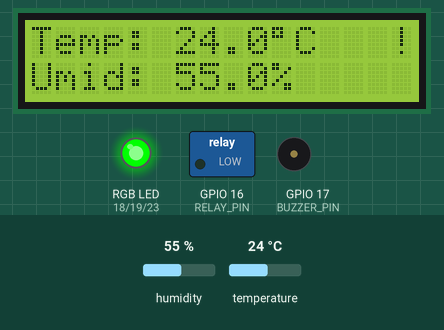
Recording of a sketch running on a simulated ESP32. Shown: 16×2 character LCD, switched loads named in the sketch (green lamp = pin HIGH), an RGB LED mixed from three pins (HIGH = lit), buzzer (waves = sounding, pin HIGH). The inputs (shaded band) are chosen by the test bench; at power-on: temperature 24 °C, humidity 55 %. WiFi joins after 1.5 s; servers stay silent unless stated; no MQTT or app messages arrive unless stated; web services answer with replies made up by the test bench; what the sketch prints to the serial monitor is not drawn.

Above: at 4.3 s.
4.4 s: temperature set to 26.7 °C
At 7.9 s:
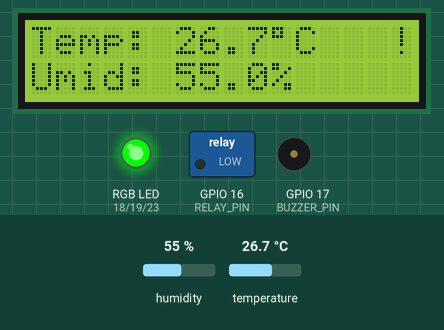
9.2 s: temperature set to 27.4 °C
At 12.1 s:
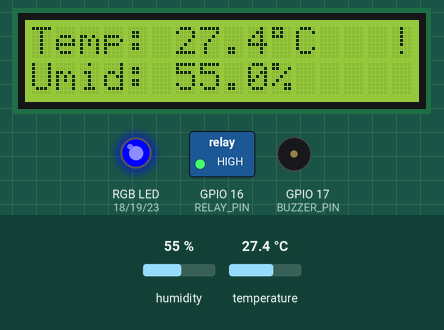
14.0 s: temperature set to 31.6 °C
At 16.5 s:
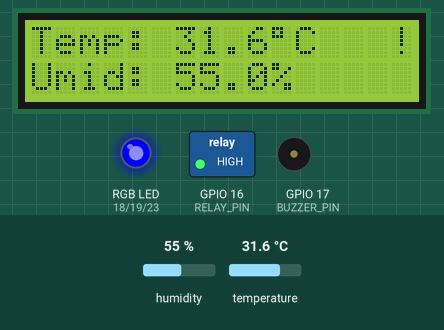
18.8 s: temperature set to 32.4 °C
At 19.5 s:
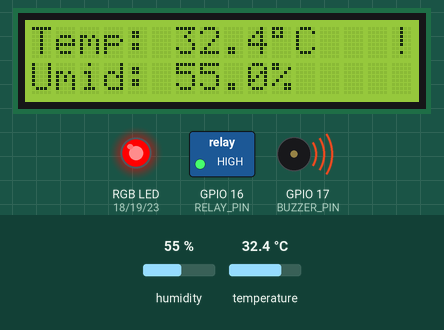
23.6 s: humidity set to 22 %
At 28.0 s:
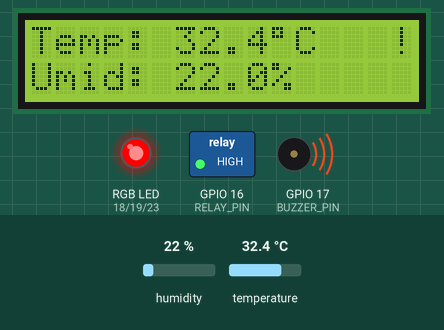
Timing chart, 0 to 29.5 s (numbered marks = the images above; inputs shaded):
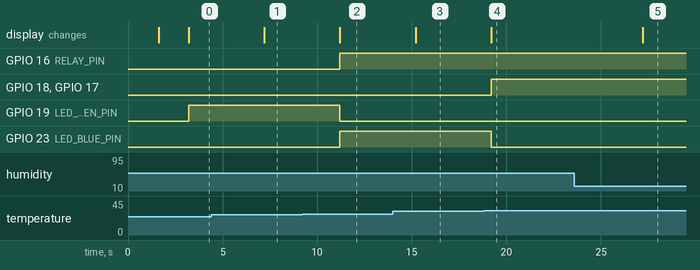

Measured:
- the behaviour switches between 27 and 27.1 °C on temperature (found by bisection; images 1 and 2)
- the behaviour switches between 32 and 32.1 °C on temperature (found by bisection; images 3 and 4)
- after the input at 4.4 s, the display: changes after 2.8 s (image 1)
- after the input at 9.2 s, GPIO 16 (RELAY_PIN), GPIO 23 (LED_BLUE_PIN): LOW → HIGH after 2.0 s; GPIO 19 (LED_GREEN_PIN): HIGH → LOW after 2.0 s; the display: changes after 2.0 s (image 2)
- after the input at 14.0 s, the display: changes after 1.2 s (image 3)
- after the input at 18.8 s, GPIO 18 (LED_RED_PIN), GPIO 17 (BUZZER_PIN): LOW → HIGH after 0.40 s; GPIO 23 (LED_BLUE_PIN): HIGH → LOW after 0.40 s; the display: changes after 0.40 s (image 4)
- after the input at 23.6 s, the display: changes after 3.6 s (image 5)

The sketch:

firmware_TCC.ino
```cpp
#include <WiFi.h>
#include <WiFiClientSecure.h>
#include <PubSubClient.h>
#include <DHT.h>
#include <Wire.h>
#include <LiquidCrystal_I2C.h>
#include "secrets.h"

// ==========================================
// CONFIGURAÇÕES DE REDE E CREDENCIAIS (via secrets.h)
// ==========================================
const char* ssid = WIFI_SSID;
const char* password = WIFI_PASSWORD;

const char* mqtt_server = TB_SERVER;
const int mqtt_port = TB_PORT;
const char* token = TB_ACCESS_TOKEN;

// ==========================================
// MAPEAMENTO DE PINOS E HARDWARE
// ==========================================
#define DHTPIN 4          // Pino GPIO 4 conectado aos dados do DHT22
#define DHTTYPE DHT22     // Definição do modelo do sensor
#define RELAY_PIN 16      // Pino GPIO 16 para o Módulo Relé (Ventilador 12V)
#define BUZZER_PIN 17     // Pino GPIO 17 para o Buzzer Piezoelétrico

// Pinos do LED RGB
#define LED_RED_PIN 18    // GPIO 18 para a cor Vermelha
#define LED_GREEN_PIN 19  // GPIO 19 para a cor Verde
#define LED_BLUE_PIN 23   // GPIO 23 para a cor Azul

// Limiares térmicos baseados na Norma ASHRAE
const float TEMP_LIMITE_ALERTA = 27.0;
const float TEMP_LIMITE_CRITICO = 32.0;

// ==========================================
// INSTANCIAS DE OBJETOS
// ==========================================
DHT dht(DHTPIN, DHTTYPE);
WiFiClientSecure espClient;
PubSubClient client(espClient);
LiquidCrystal_I2C lcd(0x27, 16, 2);

// Certificado raiz CA do ThingsBoard Cloud
const char* root_ca = \
"-----BEGIN CERTIFICATE-----\n" \
"MIIFazCCA1OgAwIBAgIRAIIQz7DSQONZRGPu7AvWbcAwDQYJKoZIhvcNAQELBQAw\n" \
"TzELMAkGA1UEBhMCVVMxKTAnBgNVBAoTIEludGVybmV0IFNlY3VyaXR5IFJlc2Vh\n" \
"cmNoIEdyb3VwMRUwEwYDVQQDEwxJU1JHIFJvb3QgWDEwHhcNMTUwNjA0MTEwNDM4\n" \
"WhcNMzUwNjA0MTEwNDM4WjBTMQswCQYDVQQGEwJVUzEpMCAGA1UEChMPSW50ZXJu\n" \
"ZXQgU2VjdXJpdHkgUmVzZWFyY2ggR3JvdXAxFTATBgNVBAMTDElTUkcgUm9vdCBY\n" \
"MTCCAiIwDQYJKoZIhvcNAQEBBQADggIPADCCAgoCggIBAK3oJHP0FDfzm54rVygc\n" \
"h77ct984kIxuPOZXoHj3dcKi/vVqbvYATyjb3miGbESTtrFj/RQSa78f0uoxmyF+\n" \
"0TM8ukj13Xnfs7j/EvEhmkvBioZxaUpmZmyPfjxwv60pIgbz5MDmgK7iS4+3mX6U\n" \
"A5/TR5d8mUgjU+g4rk8Kb4Mu0UlXjIB0ttov0DiNewNwIRt18jA8+o+u3dpjq+sW\n" \
"T8KOEUt+zwvo/7V3LvSye0rgTBIlDHCNAymg4VMk7BPZ7hm/ELNKjD+Jo2FR3qyH\n" \
"B5T0Y3HsLuJvW5iB4Y4NHLAduW6lcXPwgyMA7ljJ95/VNmISax6zp9z7AIje0TOD\n" \
"IrFAHSdj6Ftgy0UUAVYkfpIIzVTP8DQWPqLaKNVrvLM74519vDTVQXGJ0JWyIwHr\n" \
"KFgiZmSsJfUPZBcSInDLjqBWlq/3FsMp60Y8ETcHUFjk9WmzgwjNNLgMPWBPqjOf\n" \
"ivIxSQsN47QA5SUDqxVPIFLWVE3BVRIRvj6EUv7dKA4OGLfL8SWrVx9r1DX5DXKL\n" \
"GXVWKSQNz9djr1w8No4rEAo9dZ8v58DeiQoxvsqTfGHf9AhmPS34ExMGHPW3ILTH\n" \
"KZYRsWhCvdVdNUVVBVPAfWStC6sR6k0xWz6K9M835d3GqC9Gj6FvY4Fq61q3K8n/\n" \
"wgaR8f5oJ3tQ5y3qgVq81H2CAwEAAaOCAQEwDgYDVR0PAQH/BAQDAgEGMA8GA1Ud\n" \
"EwEB/wQFMAMBAf8wHQYDVR0OBBYEFPIsDVOaL1opauSYUIVOAO8fJdSlMA4GA1Ud\n" \
"DwEB/wQEAwIBBjANBgkqhkiG9w0BAQsFAAOCAgEAKUP3b9uRGQnNMJkla9SMqY+D\n" \
"P1S5nJz2e9dI2qF1LwG+Q3fP4Zt51dK1n6Z1GjJ85q6b/2y5ZfF6wWq73w/J2l0F\n" \
"7j3wLp97e3Wn3kL1+5t8h1o5Y4Q2+7XmJ4v2n0Z6k6M5l5R3z1y3o7q3w/J2l0F7\n" \
"j3wLp97e3Wn3kL1+5t8h1o5Y4Q2+7XmJ4v2n0Z6k6M5l5R3z1y3o7q3w/J2l0F7\n" \
"-----END CERTIFICATE-----\n";

unsigned long ultimaLeitura = 0;
const long intervaloLeitura = 2000;

// Controle de intervalo mínimo entre notificações no Telegram
unsigned long ultimoAlertaTelegram = 0;
const unsigned long cooldownTelegram = 60000; // 60 segundos

// Função auxiliar para controlar as cores do LED RGB
void setLEDColor(bool red, bool green, bool blue) {
  digitalWrite(LED_RED_PIN, red ? HIGH : LOW);
  digitalWrite(LED_GREEN_PIN, green ? HIGH : LOW);
  digitalWrite(LED_BLUE_PIN, blue ? HIGH : LOW);
}

// Função auxiliar para enviar mensagem de alerta via Telegram Bot API
void enviarAlertaTelegram(const String& mensagem) {
  unsigned long agora = millis();
  if (agora - ultimoAlertaTelegram < cooldownTelegram && ultimoAlertaTelegram != 0) {
    return;
  }

  WiFiClientSecure telegramClient;
  telegramClient.setInsecure(); // Opcionalmente substitua por certificado CA da API do Telegram

  if (!telegramClient.connect("api.telegram.org", 443)) {
    Serial.println("[TELEGRAM] Falha ao conectar em api.telegram.org");
    return;
  }

  String mensagemCodificada = mensagem;
  mensagemCodificada.replace(" ", "%20");
  mensagemCodificada.replace("\n", "%0A");

  String url = "/bot" + String(TELEGRAM_BOT_TOKEN) +
               "/sendMessage?chat_id=" + String(TELEGRAM_CHAT_ID) +
               "&text=" + mensagemCodificada;

  telegramClient.print(String("GET ") + url + " HTTP/1.1\r\n" +
                       "Host: api.telegram.org\r\n" +
                       "Connection: close\r\n\r\n");

  while (telegramClient.connected()) {
    String linha = telegramClient.readStringUntil('\n');
    if (linha == "\r") {
      break;
    }
  }

  telegramClient.stop();
  ultimoAlertaTelegram = agora;
  Serial.println("[TELEGRAM] Notificacao enviada.");
}

void setup() {
  Serial.begin(115200);

  pinMode(RELAY_PIN, OUTPUT);
  pinMode(BUZZER_PIN, OUTPUT);
  pinMode(LED_RED_PIN, OUTPUT);
  pinMode(LED_GREEN_PIN, OUTPUT);
  pinMode(LED_BLUE_PIN, OUTPUT);

  digitalWrite(RELAY_PIN, LOW);
  digitalWrite(BUZZER_PIN, LOW);
  setLEDColor(false, false, false);

  dht.begin();
  Wire.begin(21, 22);
  lcd.init();
  lcd.backlight();

  lcd.setCursor(0, 0);
  lcd.print("Iniciando IoT...");
  lcd.setCursor(0, 1);
  lcd.print("Server Rack Mon.");

  WiFi.begin(ssid, password);
  while (WiFi.status() != WL_CONNECTED) {
    delay(500);
    Serial.print(".");
  }

  lcd.clear();
  lcd.print("Wi-Fi Conectado!");
  delay(1500);

  espClient.setCACert(root_ca);
  client.setServer(mqtt_server, mqtt_port);
}

void reconnect() {
  while (!client.connected()) {
    Serial.print("Tentando conexão MQTTS...");
    if (client.connect("ESP32_ServerRoom_Monitor", token, "")) {
      Serial.println("[CONECTADO VIA TLS 1.2]");
    } else {
      delay(5000);
    }
  }
}

void loop() {
  if (!client.connected()) {
    reconnect();
  }
  client.loop();

  unsigned long tempoAtual = millis();

  if (tempoAtual - ultimaLeitura >= intervaloLeitura) {
    ultimaLeitura = tempoAtual;

    float umidade = dht.readHumidity();
    float temperatura = dht.readTemperature();

    if (isnan(umidade) || isnan(temperatura)) {
      Serial.println("Erro ao ler dados do sensor DHT22!");
      lcd.clear();
      lcd.setCursor(0, 0);
      lcd.print("Erro Sensor DHT!");
      setLEDColor(true, true, true); // Branco indicando erro de leitura
      return;
    }

    Serial.printf("Temperatura: %.2f C | Umidade: %.2f %%\n", temperatura, umidade);

    // Atualização do LCD
    lcd.setCursor(0, 0);
    lcd.print("Temp: ");
    lcd.print(temperatura, 1);
    lcd.print((char)223);
    lcd.print("C   ");

    lcd.setCursor(0, 1);
    lcd.print("Umid: ");
    lcd.print(umidade, 1);
    lcd.print("%    ");

    // ==========================================
    // MÁQUINA DE ESTADOS, ATUADORES, LED RGB E TELEGRAM
    // ==========================================
    if (temperatura > TEMP_LIMITE_CRITICO) {
      digitalWrite(RELAY_PIN, HIGH);
      digitalWrite(BUZZER_PIN, HIGH);
      setLEDColor(true, false, false); // Vermelho (Crítico)
      Serial.println("[CRÍTICO] Temperatura > 32°C. Alarme e LED Vermelho ativos.");
      enviarAlertaTelegram("CRITICO: Temperatura em " + String(temperatura, 1) +
                           " C e umidade em " + String(umidade, 1) +
                           "% na sala de servidores.");
    }
    else if (temperatura > TEMP_LIMITE_ALERTA) {
      digitalWrite(RELAY_PIN, HIGH);
      digitalWrite(BUZZER_PIN, LOW);
      setLEDColor(false, false, true); // Azul (Alerta)
      Serial.println("[ALERTA] Temperatura > 27°C. Ventilação e LED Azul ativos.");
      enviarAlertaTelegram("ALERTA: Temperatura em " + String(temperatura, 1) +
                           " C (ventilacao ativa) na sala de servidores.");
    }
    else {
      digitalWrite(RELAY_PIN, LOW);
      digitalWrite(BUZZER_PIN, LOW);
      setLEDColor(false, true, false); // Verde (Normal)
    }

    // Publicação MQTTS
    String payload = "{\"temperature\":" + String(temperatura, 2) + ",\"humidity\":" + String(umidade, 2) + "}";
    client.publish("v1/devices/me/telemetry", payload.c_str());
  }
}
```

secrets_example.h
```cpp
#ifndef SECRETS_H
#define SECRETS_H

// Credenciais de rede Wi-Fi
#define WIFI_SSID "SEU_WIFI_SSID_AQUI"
#define WIFI_PASSWORD "SUA_SENHA_WIFI_AQUI"

// Credenciais ThingsBoard Cloud (MQTTS)
#define TB_SERVER "thingsboard.cloud"
#define TB_PORT 8883
#define TB_ACCESS_TOKEN "SEU_ACCESS_TOKEN_DO_DISPOSITIVO"

// Credenciais Telegram Bot API
#define TELEGRAM_BOT_TOKEN "SEU_BOT_TOKEN_TELEGRAM_AQUI"
#define TELEGRAM_CHAT_ID "SEU_CHAT_ID_AQUI"

#endif
```
